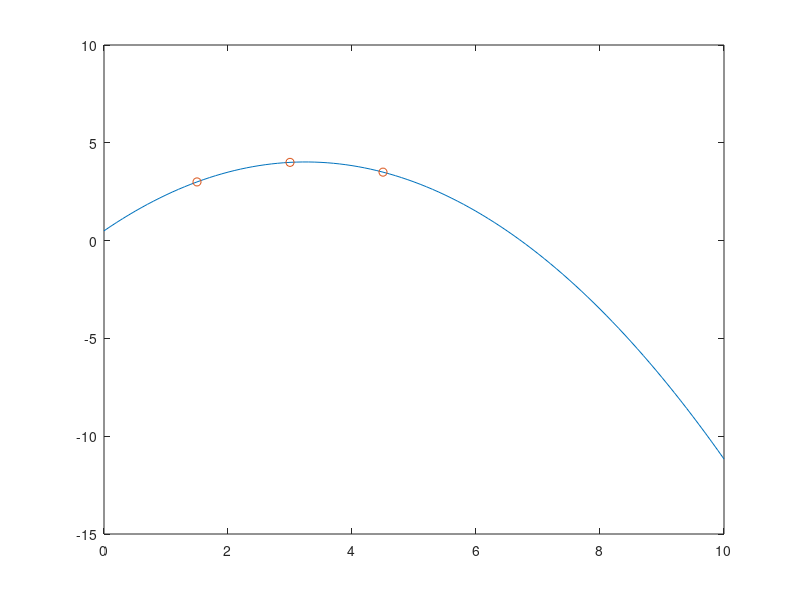

Write the MATLAB code that produced this figure.
function Newton_01
  clc
  clear
  %BLOQUE DE DATOS
  disp('Valores de X')
  x=[1.5; 3; 4.5];
  disp('Valores de Y')
  y=[3; 4; 3.5];
  %BLOQUE DE OPERACION
  A=Coeficiente(x,y)
  D=0:0.1:10 ;
  I=Imagen(x,diag(A),D);
  plot(D,I)
  hold on
  plot(x,y,'o')
  hold off
end

function M=Coeficiente(x,y)
  n=length(x);
  M=zeros(n,n);
  M(:,1)=y;
  for i=2:n
    for j=i:n
      M(j,i)=((M(j,i-1)-M(j-1,i-1)))/(x(j,1)-x(j-i+1,1));
    end
  end
end

function I=Imagen(x,A,D)
  n=length(x);
  I=0;
  for i= n:-1:1
    v=1;
    for j= i-1:-1:1
      v=conv(v,poly(x(j)));
    end
    I=I+polyval(v,D)*A(i);
  end
end
